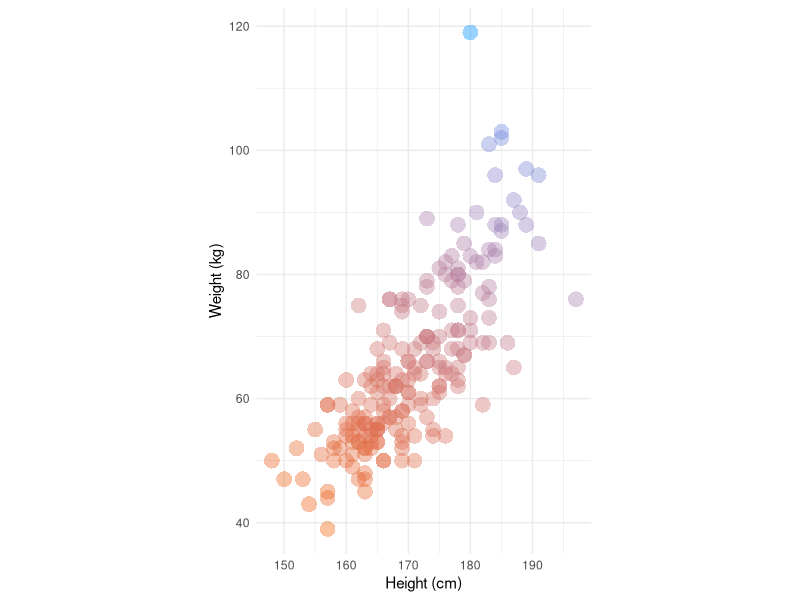
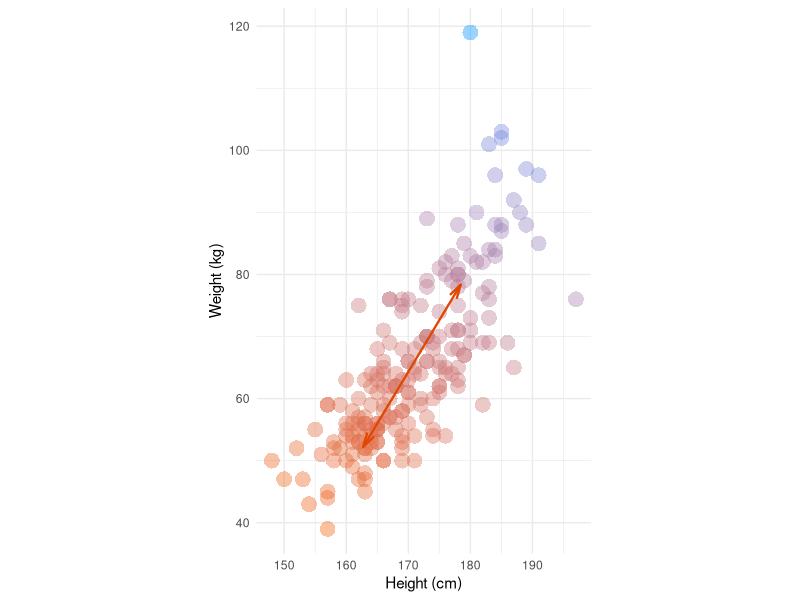
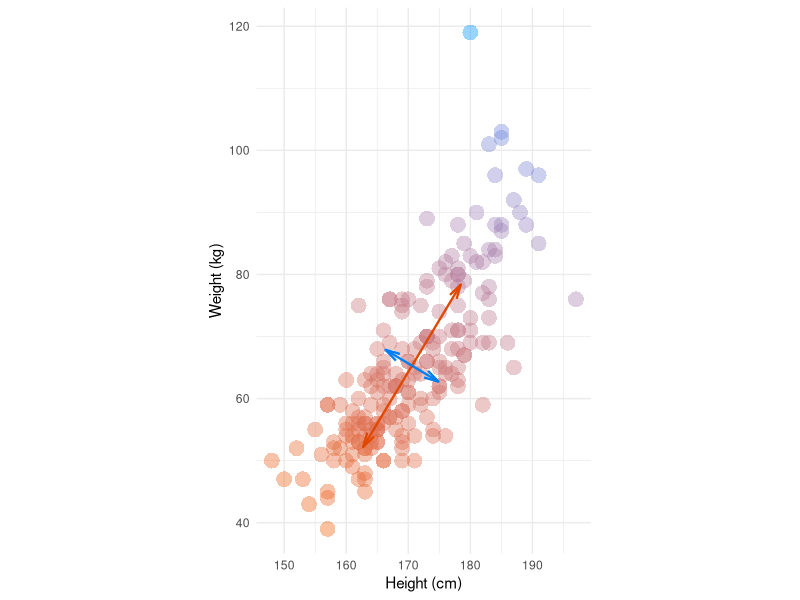
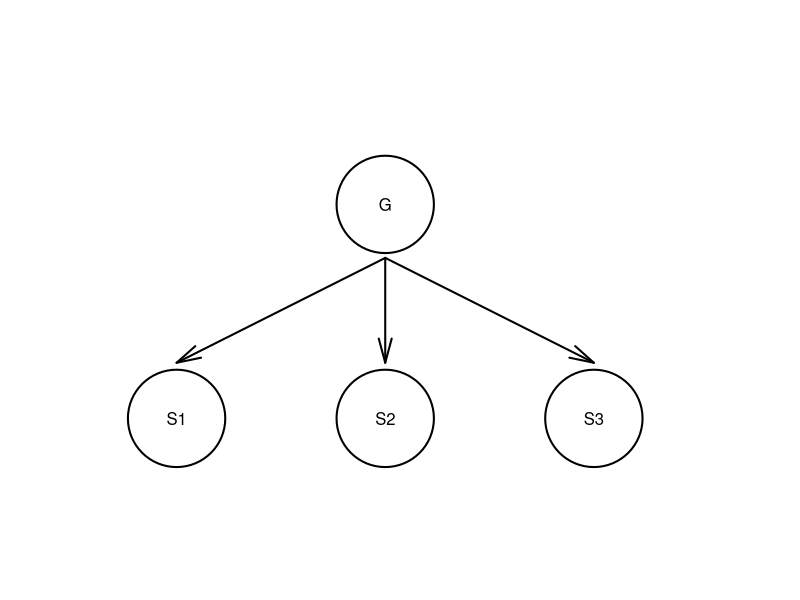
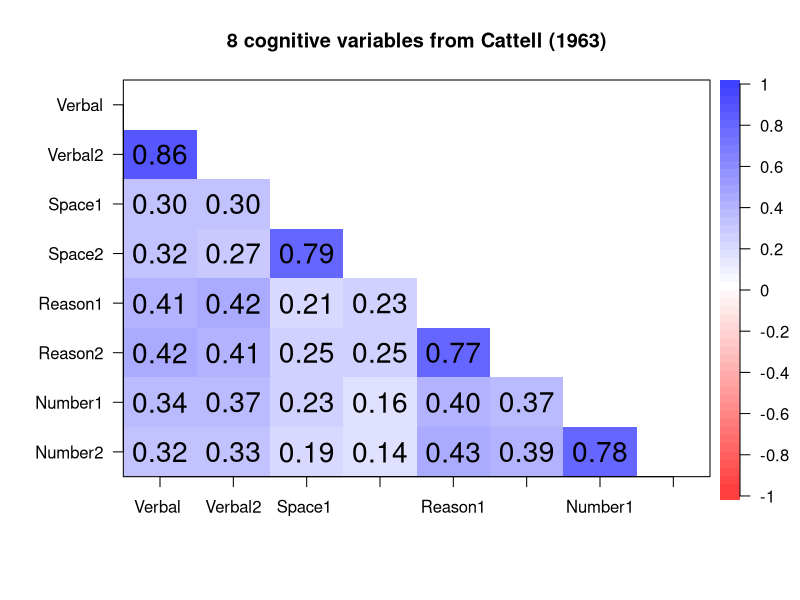

Reproduce these figures in R, in order.
## ---- chunk 1
knitr::opts_chunk$set(echo = FALSE)
## ---- chunk 2
library(ggplot2)
library(car)
Davis <- Davis[-12, c('height', 'weight')]
Davis$pc <- predict(prcomp(~height + weight, Davis))[,1]
ei <- eigen(cov(Davis[,1:2]))
mh <- mean(Davis$height)
mw <- mean(Davis$weight)
ei_ar <- rbind(
c(mh, mw),
c(mh, mw) + sqrt(ei$values[1])*ei$vectors[,1],
c(mh, mw),
c(mh, mw) - sqrt(ei$values[1])*ei$vectors[,1],
c(mh, mw),
c(mh, mw) + sqrt(ei$values[2])*ei$vectors[,2],
c(mh, mw),
c(mh, mw) - sqrt(ei$values[2])*ei$vectors[,2])
ei_ar <- as.data.frame(ei_ar)
ei_ar$gr_vec <- rep(1:4, each=2)
names(ei_ar)[1:2] <- c('height', 'weight')
ggplot(Davis, aes(height, weight))+
  geom_point(aes(color=pc),shape=16, size=5, alpha=.4, show.legend = F)+
  theme_minimal()+
  labs(x='Height (cm)', y='Weight (kg)')+
  scale_color_gradient(low = "#0091ff", high = "#f0650e")+
  coord_fixed()
## ---- chunk 3
ggplot(Davis, aes(height, weight))+
  geom_point(aes(color=pc),shape=16, size=5, alpha=.4, show.legend = F)+
  geom_line(aes(group=gr_vec), col='#e04700',size=0.8, data=ei_ar[1:4,], arrow=arrow(angle=15, length=unit(0.15, "inches"),ends=c('last','first')))+
  theme_minimal()+
  labs(x='Height (cm)', y='Weight (kg)')+
  scale_color_gradient(low = "#0091ff", high = "#f0650e")+
  coord_fixed()
## ---- chunk 4
ggplot(Davis, aes(height, weight))+
  geom_point(aes(color=pc),shape=16, size=5, alpha=.4, show.legend = F)+
  geom_line(aes(group=gr_vec), col='#e04700',size=0.8, data=ei_ar[1:4,], arrow=arrow(angle=15, length=unit(0.15, "inches"),ends=c('last','first')))+
  geom_line(aes(group=gr_vec), col='#007ff4',size=0.8, data=ei_ar[5:8,], arrow=arrow(angle=15, length=unit(0.15, "inches"),ends=c('first','last')))+
  theme_minimal()+
  labs(x='Height (cm)', y='Weight (kg)')+
  scale_color_gradient(low = "#0091ff", high = "#f0650e")+
  coord_fixed()
## ---- chunk 5
summary(princomp(~height + weight, Davis))
princomp(~height + weight, Davis)$loadings
## ---- chunk 6
x <- seq(1,10, length.out = 100)
y <- seq(1,10, length.out = 100)
plot(x,y,type='n',xlab='',ylab='',xaxt='n',yaxt='n',bty='n')
symbols(c(2,5,5,8),c(2.5, 2.5, 7.5, 2.5), circles = rep(0.7,4),inches=F,lwd=2, add=T)
text(c(2,5, 5,8),c(2.5, 2.5, 7.5, 2.5),
     labels=c('S1','S2','G', 'S3'))
arrows(5.,6.25,5., 3.8, code=2, lwd=2, angle=15)
arrows(5.,6.25,2., 3.8, code=2, lwd=2, angle=15)
arrows(5.,6.25,8., 3.8, code=2, lwd=2, angle=15)
## ---- chunk 7
suppressMessages(library(psych))
corPlot(cattell[1:8,1:8], numbers=T, upper = F, diag = F, main='8 cognitive variables from Cattell (1963)')
